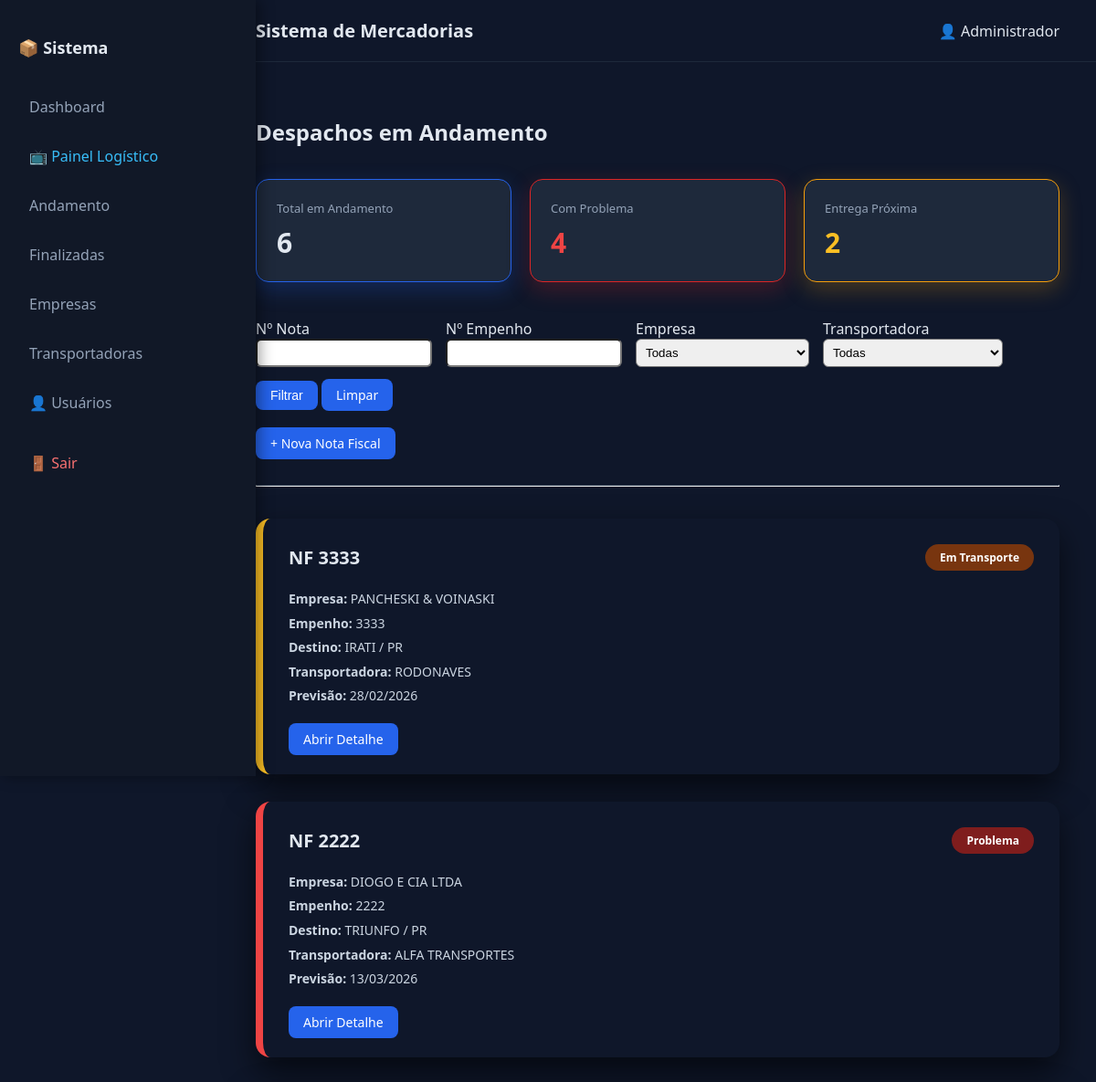
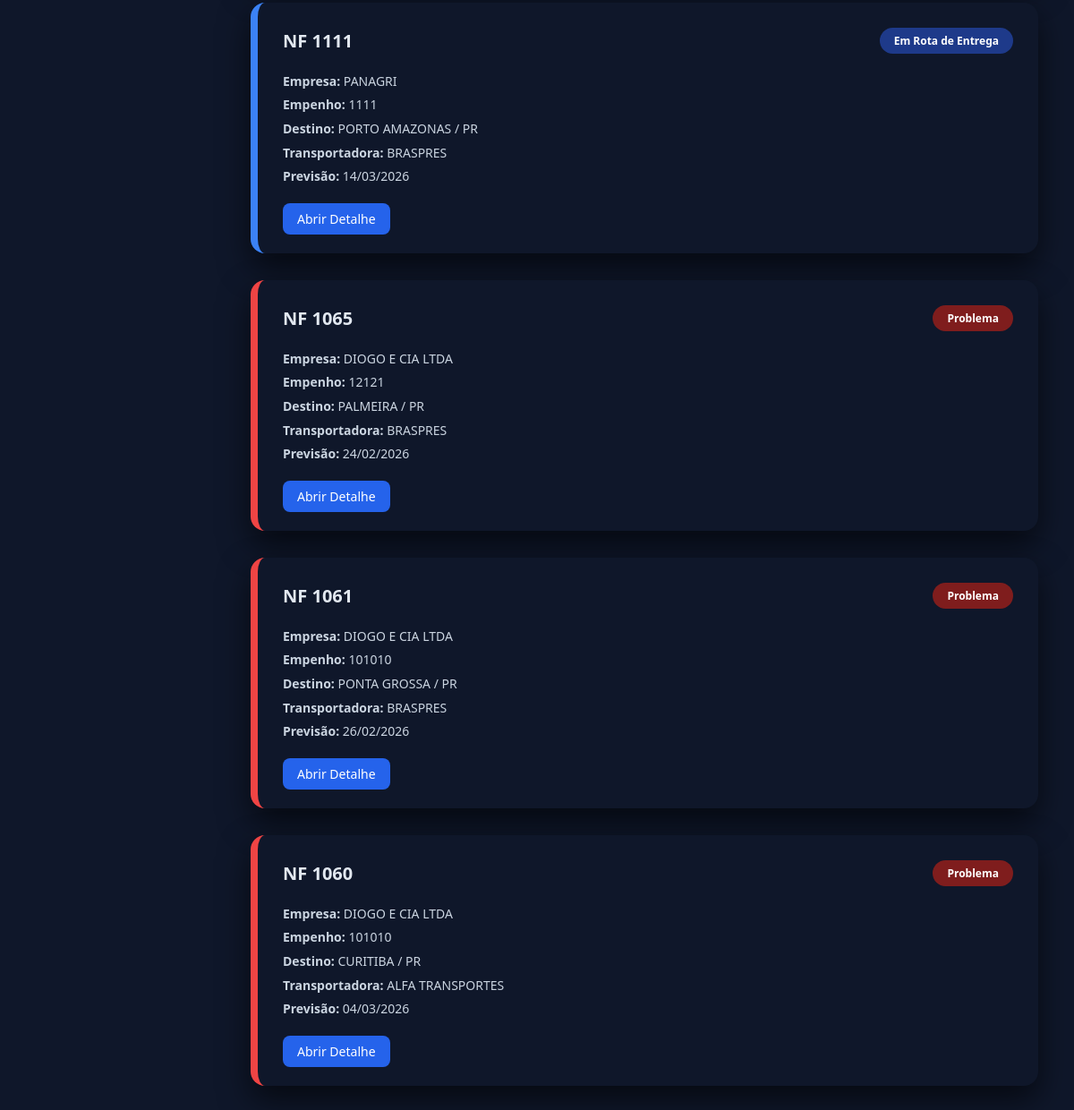
The page /notas (signed in) on the database its author committed (2 pictures, top to bottom).
### app/models.py (models this page shows, shortened)
class Usuario(UserMixin, db.Model):
    id = db.Column(db.Integer, primary_key=True)
    nome = db.Column(db.String(120), nullable=False)
    usuario = db.Column(db.String(80), unique=True, nullable=False)
    senha_hash = db.Column(db.String(200), nullable=False)
    admin = db.Column(db.Boolean, default=False)

class HistoricoStatus(db.Model):
    id = db.Column(db.Integer, primary_key=True)
    status = db.Column(db.String(100), nullable=False)
    observacao = db.Column(db.Text)
    data_atualizacao = db.Column(db.DateTime, default=datetime.utcnow)
    nota_fiscal_id = db.Column(db.Integer, db.ForeignKey('nota_fiscal.id'), nullable=False)
    from flask_login import UserMixin

class NotaFiscal(db.Model):
    id = db.Column(db.Integer, primary_key=True)
    numero_nf = db.Column(db.String(50), nullable=False)
    numero_empenho = db.Column(db.String(50))
    cidade_destino = db.Column(db.String(120))
    estado_destino = db.Column(db.String(2))
    data_criacao = db.Column(db.DateTime, default=datetime.utcnow)
    data_previsao_entrega = db.Column(db.DateTime)
    valor_frete_estimado = db.Column(db.Float)
    situacao = db.Column(db.String(20), default='andamento')  # andamento ou finalizado
    empresa_id = db.Column(db.Integer, db.ForeignKey('empresa.id'), nullable=False)
    transportadora_id = db.Column(db.Integer, db.ForeignKey('transportadora.id'), nullable=False)
    historicos = db.relationship('HistoricoStatus', backref='nota_fiscal', lazy=True)

class Empresa(db.Model):
    id = db.Column(db.Integer, primary_key=True)
    nome = db.Column(db.String(150), nullable=False)
    ativa = db.Column(db.Boolean, default=True)
    notas = db.relationship('NotaFiscal', backref='empresa', lazy=True)

class Transportadora(db.Model):
    id = db.Column(db.Integer, primary_key=True)
    nome = db.Column(db.String(150), nullable=False)
    ativa = db.Column(db.Boolean, default=True)
    notas = db.relationship('NotaFiscal', backref='transportadora', lazy=True)

### app/routes.py (the view)
@main.route("/notas")
@login_required
def listar_notas():
    empresa_id = request.args.get("empresa")
    transportadora_id = request.args.get("transportadora")
    numero_nf = request.args.get("numero_nf")
    numero_empenho = request.args.get("numero_empenho")
    query = NotaFiscal.query.filter_by(situacao='andamento')
    if empresa_id:
        query = query.filter_by(empresa_id=empresa_id)
    if transportadora_id:
        query = query.filter_by(transportadora_id=transportadora_id)
    if numero_nf:
        query = query.filter(NotaFiscal.numero_nf.contains(numero_nf))
    if numero_empenho:
        query = query.filter(NotaFiscal.numero_empenho.contains(numero_empenho))
    notas = query.order_by(NotaFiscal.data_criacao.desc()).all()
    empresas = Empresa.query.order_by(Empresa.nome).all()
    transportadoras = Transportadora.query.order_by(Transportadora.nome).all()
    STATUS_FLUXO = [
        "Emitida",
        "Recebida pela Transportadora",
        "Em Depósito",
        "Em Transporte",
        "Em Rota de Entrega",
        "Entregue"
    ]
    notas_com_status = []
    total_problemas = 0
    total_proximas = 0
    hoje = date.today()
    for nota in notas:
        historicos = HistoricoStatus.query.filter_by(
            nota_fiscal_id=nota.id
        ).order_by(
            HistoricoStatus.data_atualizacao.desc()
        ).all()
        problema_aberto = False
        for h in historicos:
            if h.status == "Problema":
                problema_aberto = True
                break
            if h.status == "Problema Resolvido":
                break
        if problema_aberto:
            total_problemas += 1
        status_atual = None
        for h in historicos:
            if h.status in STATUS_FLUXO:
                status_atual = h.status
                break
        alerta_proximo = False
        if nota.data_previsao_entrega:
            dias_restantes = (nota.data_previsao_entrega.date() - hoje).days
            if 0 <= dias_restantes <= 2:
                alerta_proximo = True
                total_proximas += 1
        notas_com_status.append({
            "nota": nota,
            "status_atual": status_atual,
            "alerta_proximo": alerta_proximo,
            "problema_aberto": problema_aberto
        })
    return render_template(
        "notas.html",
        notas=notas_com_status,
        total_andamento=len(notas_com_status),
        total_problemas=total_problemas,
        total_proximas=total_proximas,
        empresas=empresas,
        transportadoras=transportadoras
    )

### app/__init__.py (called while the page is built)
def create_app():
    app = Flask(__name__)
    app.config.from_object(Config)
    db.init_app(app)
    migrate.init_app(app, db)
    login_manager.init_app(app)
    from app.routes import main
    from app import models
    from app.models import Usuario
    @login_manager.user_loader
    def load_user(user_id):
        return Usuario.query.get(int(user_id))
    app.register_blueprint(main)
    return app

### app/templates/notas.html (shortened to what this page needs)
{% extends "base.html" %}
{% block content %}
<h2 style="margin-bottom:35px; font-weight:600;">Despachos em Andamento</h2>
<div style="display:flex; gap:20px; margin-bottom:40px;">
    <div style="
        flex:1;
        padding:22px;
        background:#1e293b;
        border-radius:14px;
        box-shadow:0 8px 25px rgba(37,99,235,0.25);
        border:1px solid #2563eb;
    ">
        <div style="font-size:13px; color:#94a3b8;">Total em Andamento</div>
        <div style="font-size:30px; font-weight:bold; margin-top:8px;">
            {{ total_andamento }}
        </div>
    </div>
    <div style="
        flex:1;
        padding:22px;
        background:#1e293b;
        border-radius:14px;
        box-shadow:0 8px 25px rgba(220,38,38,0.25);
        border:1px solid #dc2626;
    ">
        <div style="font-size:13px; color:#94a3b8;">Com Problema</div>
        <div style="font-size:30px; font-weight:bold; margin-top:8px; color:#ef4444;">
            {{ total_problemas }}
        </div>
    </div>
    <div style="
        flex:1;
        padding:22px;
        background:#1e293b;
        border-radius:14px;
        box-shadow:0 8px 25px rgba(245,158,11,0.25);
        border:1px solid #f59e0b;
    ">
        <div style="font-size:13px; color:#94a3b8;">Entrega Próxima</div>
        <div style="font-size:30px; font-weight:bold; margin-top:8px; color:#fbbf24;">
            {{ total_proximas }}
        </div>
    </div>
</div>
<form method="GET" style="margin-bottom:25px; display:flex; gap:15px; align-items:end; flex-wrap:wrap;">
    <div>
        <label>Nº Nota</label><br>
        <input type="text" name="numero_nf"
               value="{{ request.args.get('numero_nf', '') }}"
               style="padding:6px; border-radius:6px;">
    </div>
    <div>
        <label>Nº Empenho</label><br>
        <input type="text" name="numero_empenho"
               value="{{ request.args.get('numero_empenho', '') }}"
               style="padding:6px; border-radius:6px;">
    </div>
    <div>
        <label>Empresa</label><br>
        <select name="empresa" style="padding:6px; border-radius:6px;">
            <option value="">Todas</option>
        </select>
    </div>
    <div>
        <label>Transportadora</label><br>
        <select name="transportadora" style="padding:6px; border-radius:6px;">
            <option value="">Todas</option>
        </select>
    </div>
    <div>
        <button class="btn" type="submit">Filtrar</button>
        <a class="btn btn-secondary" href="{{ url_for('main.listar_notas') }}">Limpar</a>
    </div>
</form>
<div style="margin-bottom:35px;">
    <a class="btn" href="{{ url_for('main.nova_nota') }}">+ Nova Nota Fiscal</a>
</div>
<hr style="margin-bottom:35px; border-top:1px solid #334155;">
{% if notas %}
    {% for item in notas %}
        {% set nota = item.nota %}
        {% set status = item.status_atual %}
        <div style="
            padding:28px;
            margin-bottom:30px;
            border-radius:16px;
            background:#0f172a;
            color:#e2e8f0;
            box-shadow:0 15px 35px rgba(0,0,0,0.6);
            transition:all 0.25s ease;
            border-left:8px solid
            {% if item.problema_aberto %}#ef4444
            {% elif item.alerta_proximo %}#fbbf24
            {% else %}#3b82f6
            {% endif %}
        "
        onmouseover="this.style.transform='translateY(-6px)'"
        onmouseout="this.style.transform='translateY(0px)'"
        >
            <div style="display:flex; justify-content:space-between; align-items:center; margin-bottom:18px;">
                <h3 style="margin:0; font-size:20px; font-weight:600;">
                    NF {{ nota.numero_nf }}
                </h3>
                <span style="
                    padding:6px 16px;
                    border-radius:30px;
                    font-size:12px;
                    font-weight:600;
                    background:
                    {% if item.problema_aberto %}#7f1d1d
                    {% elif item.alerta_proximo %}#78350f
                    {% else %}#1e3a8a
                    {% endif %};
                    color:white;
                ">
                    {% if item.problema_aberto %}
                        Problema
                    {% else %}
                        {{ status }}
                    {% endif %}
                </span>
            </div>
            <div style="line-height:1.9; font-size:14px; color:#cbd5e1;">
                <strong>Empresa:</strong> {{ nota.empresa.nome }} <br>
                {% if nota.numero_empenho %}
                <strong>Empenho:</strong> {{ nota.numero_empenho }} <br>
                {% endif %}
                <strong>Destino:</strong>
                {{ nota.cidade_destino }} / {{ nota.estado_destino }} <br>
                <strong>Transportadora:</strong> {{ nota.transportadora.nome }} <br>
                <strong>Previsão:</strong>
                {% if nota.data_previsao_entrega %}
                {{ nota.data_previsao_entrega.strftime('%d/%m/%Y') }}
                {% else %}
                Não informada
                {% endif %}
            </div>
            <div style="margin-top:22px;">
                <a class="btn btn-secondary"
                   href="{{ url_for('main.detalhe_nota', nota_id=nota.id) }}">
                    Abrir Detalhe
                </a>
            </div>
        </div>
    {% endfor %}
{% else %}
    <p>Nenhuma nota em andamento.</p>
{% endif %}
{% endblock %}

### app/templates/base.html (shortened to what this page needs)
<!DOCTYPE html>
<html lang="pt-br">
<head>
</head>
<body>
{% if current_user.is_authenticated %}
<div class="sidebar">
    <h2>📦 Sistema</h2>
    <a href="{{ url_for('main.home') }}">Dashboard</a>
    <a href="{{ url_for('main.painel') }}" target="_blank" style="color:#38bdf8;">
    📺 Painel Logístico
    </a>
    <a href="{{ url_for('main.listar_notas') }}">Andamento</a>
    <a href="{{ url_for('main.listar_notas_finalizadas') }}">Finalizadas</a>
    <a href="{{ url_for('main.listar_empresas') }}">Empresas</a>
    <a href="{{ url_for('main.listar_transportadoras') }}">Transportadoras</a>
    {% if current_user.admin %}
    <a href="{{ url_for('main.listar_usuarios') }}">
        👤 Usuários
    </a>
{% endif %}
    <a href="{{ url_for('main.logout') }}" class="logout-link">
        🚪 Sair
    </a>
</div>
<div class="main-content">
    <div class="topbar">
        <h1>Sistema de Mercadorias</h1>
        <div>👤 {{ current_user.nome }}</div>
    </div>
{% endif %}
<div class="container">
    {% block content %}{% endblock %}
</div>
{% if current_user.is_authenticated %}
</div>
{% endif %}
</body>
</html>

### app/templates/base.html (style rules this page uses)
body { margin:0; font-family: 'Segoe UI', Arial, sans-serif; background:#0f172a; color:#e2e8f0; display:flex; }
.sidebar { width:240px; background:#111827; height:100vh; padding:25px 20px; position:fixed; left:0; top:0; box-shadow:4px 0 15px rgba(0,0,0,0.4); }
.sidebar h2 { font-size:18px; margin-bottom:30px; }
.sidebar a { display:block; color:#94a3b8; text-decoration:none; padding:12px; border-radius:8px; margin-bottom:8px; transition:0.2s; }
.main-content { margin-left:240px; width:100%; }
.topbar { background:#0f172a; padding:20px 40px; border-bottom:1px solid #1e293b; display:flex; justify-content:space-between; align-items:center; }
.topbar h1 { margin:0; font-size:20px; }
.container { padding:40px; }
.btn { background:#2563eb; color:white; padding:8px 16px; border:none; border-radius:8px; text-decoration:none; cursor:pointer; transition:0.2s; font-size:14px; }
.logout-link { color:#f87171 !important; margin-top:20px; }

### rows shown on the page
Usuario: nome "Administrador"
HistoricoStatus: status "Em Transporte"
NotaFiscal: numero_nf "3333", numero_empenho "3333", cidade_destino "IRATI", estado_destino "PR", data_previsao_entrega "28/02/2026"
Empresa: empresa.nome "PANCHESKI & VOINASKI"
Transportadora: transportadora.nome "RODONAVES"
HistoricoStatus: shows "Problema"
NotaFiscal: numero_nf "2222", numero_empenho "2222", cidade_destino "TRIUNFO", estado_destino "PR", data_previsao_entrega "13/03/2026"
Empresa: empresa.nome "DIOGO E CIA LTDA"
Transportadora: transportadora.nome "ALFA TRANSPORTES"
HistoricoStatus: status "Em Rota de Entrega"
NotaFiscal: numero_nf "1111", numero_empenho "1111", cidade_destino "PORTO AMAZONAS", estado_destino "PR", data_previsao_entrega "14/03/2026"
Empresa: empresa.nome "PANAGRI"
Transportadora: transportadora.nome "BRASPRES"
HistoricoStatus: shows "Problema"
NotaFiscal: numero_nf "1065", numero_empenho "12121", cidade_destino "PALMEIRA", estado_destino "PR", data_previsao_entrega "24/02/2026"
HistoricoStatus: shows "Problema"
NotaFiscal: numero_nf "1061", numero_empenho "101010", cidade_destino "PONTA GROSSA", estado_destino "PR", data_previsao_entrega "26/02/2026"
HistoricoStatus: shows "Problema"
NotaFiscal: numero_nf "1060", numero_empenho "101010", cidade_destino "CURITIBA", estado_destino "PR", data_previsao_entrega "04/03/2026"

### other values the page prints
{{ total_andamento }} "6"
{{ total_problemas }} "4"
{{ total_proximas }} "2"
